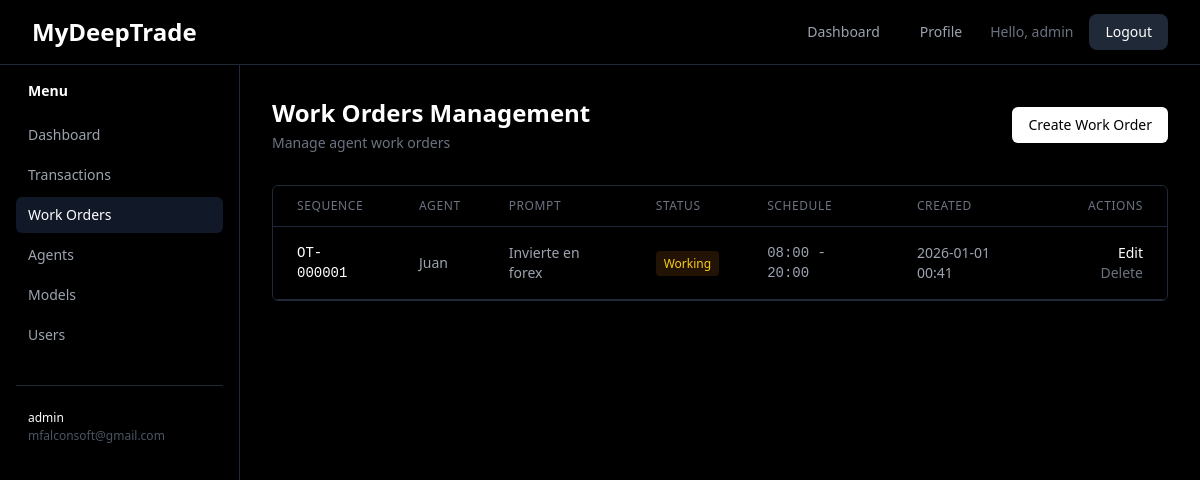
Page /workorders/ (signed in) on the committed database.
### core/models.py (models this page shows, shortened)
class WorkOrder(models.Model):
    STATUS_CHOICES = [
        ('draft', 'Draft'),
        ('working', 'Working'),
        ('completed', 'Completed'),
    ]
    sequence = models.CharField(max_length=20, unique=True, editable=False)
    agent = models.ForeignKey(Agent, on_delete=models.CASCADE, related_name='work_orders')
    prompt = models.TextField()
    status = models.CharField(max_length=20, choices=STATUS_CHOICES, default='draft')
    start_time = models.TimeField(default='08:00')
    end_time = models.TimeField(default='20:00')
    created_at = models.DateTimeField(auto_now_add=True)
    updated_at = models.DateTimeField(auto_now=True)
    class Meta:
        ordering = ['-created_at']

class Agent(models.Model):
    PERIODICITY_CHOICES = [
        ('minutes', 'Minutes'),
        ('hours', 'Hours'),
        ('days', 'Days'),
    ]
    name = models.CharField(max_length=100)
    descripcion = models.TextField()
    ai_model = models.ForeignKey(Model, on_delete=models.CASCADE, related_name='agents')
    prompt = models.TextField()
    is_active = models.BooleanField(default=True)
    periodicity_value = models.IntegerField(default=5)
    periodicity_unit = models.CharField(max_length=10, choices=PERIODICITY_CHOICES, default='minutes')
    start_time = models.TimeField(default='08:00')
    end_time = models.TimeField(default='20:00')
    created_at = models.DateTimeField(auto_now_add=True)
    updated_at = models.DateTimeField(auto_now=True)
    class Meta:
        ordering = ['-created_at']

### core/views.py (the view)
# urls.py: path('workorders/', views.workorder_list, name='workorder_list'),
@login_required
def workorder_list(request):
    workorders = WorkOrder.objects.all()
    return render(request, 'workorders/workorder_list.html', {'workorders': workorders})

### templates/workorders/workorder_list.html (shortened to what this page needs)
{% extends 'base.html' %}
{% block content %}
<div class="min-h-screen flex">
    <aside class="w-60 bg-black border-r border-gray-800 fixed h-full overflow-y-auto">
        <div class="p-4">
            <h2 class="text-sm font-semibold text-white mb-4 px-3">Menu</h2>
            <nav class="space-y-1">
                <a href="{% url 'dashboard' %}" class="flex items-center space-x-2 px-3 py-2 rounded-md hover:bg-gray-900 text-gray-400 hover:text-white transition text-sm">
                    <span>Dashboard</span>
                </a>
                <a href="{% url 'transaction_list' %}" class="flex items-center space-x-2 px-3 py-2 rounded-md hover:bg-gray-900 text-gray-400 hover:text-white transition text-sm">
                    <span>Transactions</span>
                </a>
                <a href="{% url 'workorder_list' %}" class="flex items-center space-x-2 px-3 py-2 rounded-md bg-gray-900 text-white text-sm">
                    <span>Work Orders</span>
                </a>
                <a href="{% url 'agent_list' %}" class="flex items-center space-x-2 px-3 py-2 rounded-md hover:bg-gray-900 text-gray-400 hover:text-white transition text-sm">
                    <span>Agents</span>
                </a>
                <a href="{% url 'model_list' %}" class="flex items-center space-x-2 px-3 py-2 rounded-md hover:bg-gray-900 text-gray-400 hover:text-white transition text-sm">
                    <span>Models</span>
                </a>
                <a href="{% url 'user_list' %}" class="flex items-center space-x-2 px-3 py-2 rounded-md hover:bg-gray-900 text-gray-400 hover:text-white transition text-sm">
                    <span>Users</span>
                </a>
            </nav>
            <div class="mt-8 pt-4 border-t border-gray-800">
                <div class="px-3 py-2">
                    <p class="text-white text-xs font-medium">{{ user.username }}</p>
                    <p class="text-gray-600 text-xs mt-0.5">{{ user.email }}</p>
                </div>
            </div>
        </div>
    </aside>
    <div class="flex-1 ml-60">
        <div class="px-8 py-8">
            <div class="max-w-7xl mx-auto">
                <div class="mb-8 flex justify-between items-center">
                    <div>
                        <h1 class="text-2xl font-semibold text-white mb-1">Work Orders Management</h1>
                        <p class="text-sm text-gray-500">Manage agent work orders</p>
                    </div>
                    <a href="{% url 'workorder_create' %}" class="bg-white hover:bg-gray-200 text-black px-4 py-2 rounded-md text-sm font-medium transition">
                        Create Work Order
                    </a>
                </div>
                <div class="border border-gray-800 rounded-md overflow-hidden">
                    <table class="w-full">
                        <thead>
                            <tr class="border-b border-gray-800">
                                <th class="text-left text-xs font-medium text-gray-500 uppercase tracking-wider px-6 py-3">Sequence</th>
                                <th class="text-left text-xs font-medium text-gray-500 uppercase tracking-wider px-6 py-3">Agent</th>
                                <th class="text-left text-xs font-medium text-gray-500 uppercase tracking-wider px-6 py-3">Prompt</th>
                                <th class="text-left text-xs font-medium text-gray-500 uppercase tracking-wider px-6 py-3">Status</th>
                                <th class="text-left text-xs font-medium text-gray-500 uppercase tracking-wider px-6 py-3">Schedule</th>
                                <th class="text-left text-xs font-medium text-gray-500 uppercase tracking-wider px-6 py-3">Created</th>
                                <th class="text-right text-xs font-medium text-gray-500 uppercase tracking-wider px-6 py-3">Actions</th>
                            </tr>
                        </thead>
                        <tbody>
                            {% for workorder in workorders %}
                            <tr class="border-b border-gray-800 hover:bg-gray-900/50 transition">
                                <td class="px-6 py-4 text-sm font-mono text-white font-medium">{{ workorder.sequence }}</td>
                                <td class="px-6 py-4 text-sm text-gray-400">{{ workorder.agent.name }}</td>
                                <td class="px-6 py-4 text-sm text-gray-400">{{ workorder.prompt|truncatewords:10 }}</td>
                                <td class="px-6 py-4 text-sm">
                                    {% if workorder.status == 'draft' %}
                                    <span class="px-2 py-1 bg-gray-800 text-gray-400 text-xs rounded">
                                        Draft
                                    </span>
                                    {% elif workorder.status == 'working' %}
                                    <span class="px-2 py-1 bg-yellow-900/30 text-yellow-400 text-xs rounded">
                                        Working
                                    </span>
                                    {% else %}
                                    <span class="px-2 py-1 bg-green-900/30 text-green-400 text-xs rounded">
                                        Completed
                                    </span>
                                    {% endif %}
                                </td>
                                <td class="px-6 py-4 text-sm text-gray-400 font-mono">
                                    {{ workorder.start_time|time:"H:i" }} - {{ workorder.end_time|time:"H:i" }}
                                </td>
                                <td class="px-6 py-4 text-sm text-gray-400">{{ workorder.created_at|date:"Y-m-d H:i" }}</td>
                                <td class="px-6 py-4 text-sm text-right space-x-2">
                                    <a href="{% url 'workorder_edit' workorder.id %}" class="text-white hover:text-gray-300 transition">
                                        Edit
                                    </a>
                                    <a href="{% url 'workorder_delete' workorder.id %}" class="text-gray-500 hover:text-white transition" onclick="return confirm('Are you sure you want to delete this work order?')">
                                        Delete
                                    </a>
                                </td>
                            </tr>
                            {% empty %}
                            <tr>
                                <td colspan="7" class="px-6 py-12 text-center text-sm text-gray-500">
                                    No work orders yet. Create your first work order.
                                </td>
                            </tr>
                            {% endfor %}
                        </tbody>
                    </table>
                </div>
            </div>
        </div>
    </div>
</div>
{% endblock %}

### templates/base.html (shortened to what this page needs)
<!DOCTYPE html>
<html lang="es">
<head>
    <script src="https://cdn.tailwindcss.com"></script>
</head>
<body class="bg-black min-h-screen">
    <nav class="bg-black/90 backdrop-blur-lg border-b border-gray-800 sticky top-0 z-50">
        <div class="max-w-7xl mx-auto px-4 sm:px-6 lg:px-8">
            <div class="flex justify-between items-center h-16">
                <div class="flex items-center">
                    <a href="{% url 'home' %}" class="text-2xl font-bold text-white hover:text-gray-300 transition duration-300">
                        MyDeepTrade
                    </a>
                </div>
                <div class="flex items-center space-x-4">
                    {% if user.is_authenticated %}
                        <a href="{% url 'dashboard' %}" class="text-gray-400 hover:text-white px-3 py-2 rounded-md text-sm font-medium transition duration-300">
                            Dashboard
                        </a>
                        <a href="{% url 'profile' %}" class="text-gray-400 hover:text-white px-3 py-2 rounded-md text-sm font-medium transition duration-300">
                            Profile
                        </a>
                        <span class="text-gray-500 text-sm">Hello, {{ user.username }}</span>
                        <a href="{% url 'logout' %}" class="bg-gray-800 hover:bg-gray-700 text-white px-4 py-2 rounded-lg text-sm font-medium transition duration-300">
                            Logout
                        </a>
                    {% endif %}
                </div>
            </div>
        </div>
    </nav>
    <main>
        {% block content %}
        {% endblock %}
    </main>
</body>
</html>

### rows in the picture
WorkOrder: sequence "OT-000001", agent.name "Juan", prompt "Invierte en forex", status "Working", start_time "08:00", end_time "20:00", created_at "2026-01-01 00:41"

### other values in the picture
{{ user.username }} "admin"
{{ user.email }} "mfalconsoft@gmail.com"
